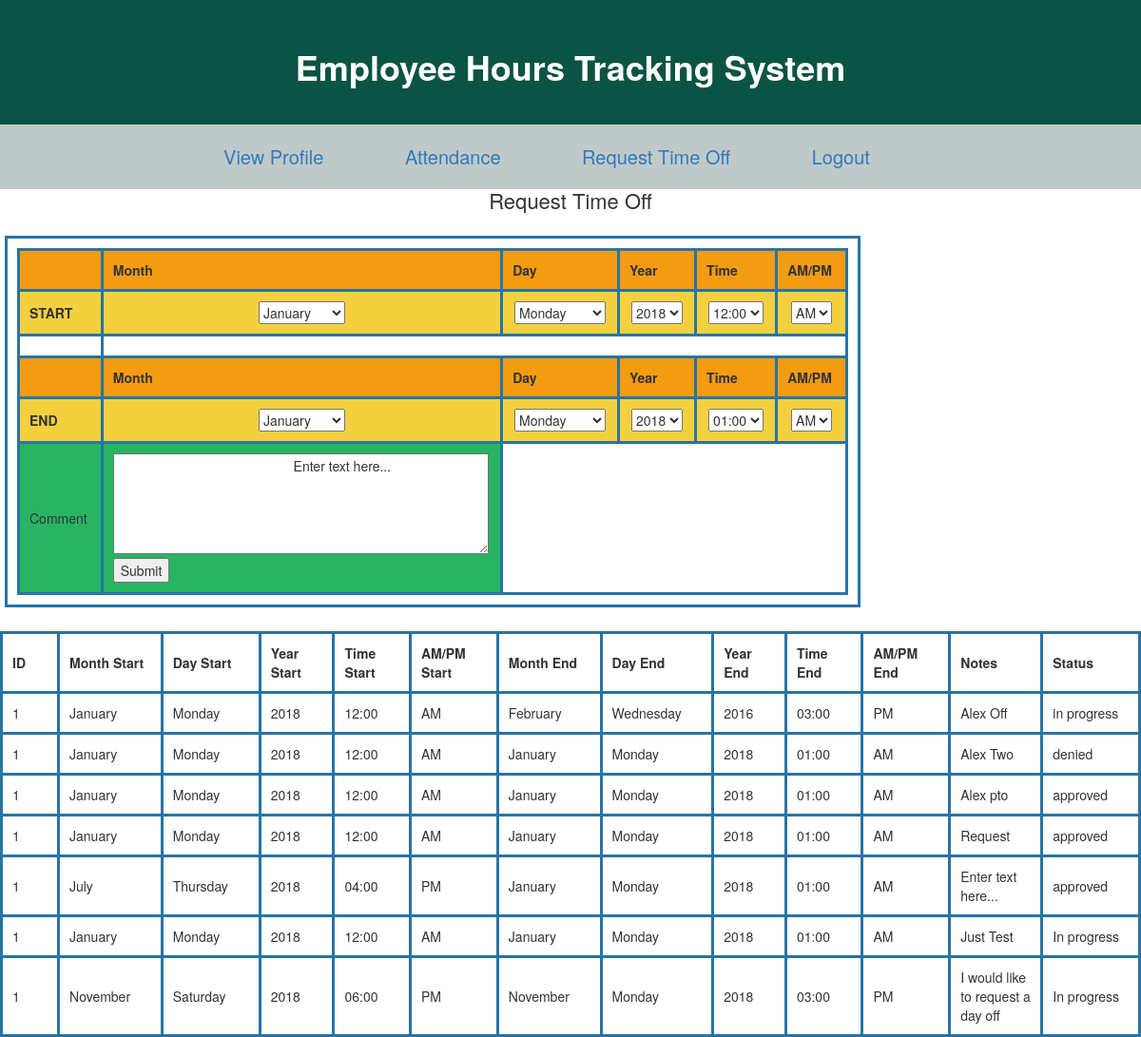
The page /user_pto.php (signed in) on the database its author committed.
### tables this page shows
CREATE TABLE `pto_request` (
  `pto_ID` int(11) NOT NULL,
  `emp_ID` int(11) NOT NULL,
  `month_start` varchar(45) NOT NULL,
  `day_start` varchar(45) NOT NULL,
  `year_start` varchar(45) NOT NULL,
  `time_start` varchar(45) NOT NULL,
  `ampm_start` varchar(45) NOT NULL,
  `month_end` varchar(45) NOT NULL,
  `day_end` varchar(45) NOT NULL,
  `year_end` varchar(45) NOT NULL,
  `time_end` varchar(45) NOT NULL,
  `ampm_end` varchar(45) NOT NULL,
  `pto_notes` text NOT NULL,
  `pto_status` varchar(11) NOT NULL DEFAULT 'In progress'
);

### user_pto.php (the view, shortened to what this page needs)
<!Doctype html>
<html>
   <head>
		<link rel="stylesheet" href="https://maxcdn.bootstrapcdn.com/bootstrap/3.3.7/css/bootstrap.min.css">
		<link rel="stylesheet" href="https://maxcdn.bootstrapcdn.com/bootstrap/3.3.7/css/bootstrap-theme.min.css">
       <link rel="stylesheet" href="view_profile+pto_request.css">
   </head>
<body>
<header>
	<div class="tit">
		<h1><b>Employee Hours Tracking System</b></h1>
	</div>
</header>
    <div>
       <ul class="nav">
			<li><a href="user_view_profile.php">View Profile</a></li>
            <li><a href="user_attendance.php">Attendance</a></li>
            <li><a href="user_pto.php">Request Time Off</a></li>
            <li><a href="logout.php">Logout</a></li>
        </ul>
    </div>
	<h2>Request Time Off</h2>
    <form action="user_pto_request.php" method='post'>
		<div class="table">
		<table bg="#28B463  ">
		   <tr bgcolor="#F39C12">
			  <th></th>
			  <th>Month</th>
			  <th>Day</th>
			  <th>Year</th>
			  <th>Time</th>
			  <th>AM/PM</th>
		   </tr>
			<tr align="center" bgcolor="#F4D03F">
				<th>START</th>
				<td>
					<select name ='month_start' id='month'>
					  <option value='January'>January</option>
					</select>
				</td>
				<td>
					<select name ='day_start' id='day'>
					  <option value='Monday'>Monday</option>
					</select>
				</td>
				<td>
					<select name ='year_start' id='month'>
					  <option value='2018'>2018</option>
					</select>
				</td>
				<td>
					<select name ='time_start' id='month'>
						  <option value='12:00'>12:00</option>
					</select>
				</td>
				<td>
					<select name ='ampm_start' id='dayddl'>
						  <option value='AM'>AM</option>
					</select>
				</td>
			<tr align="center">
				<td>
				</td>
			</tr>
			<tr bgcolor="#F39C12">
				  <th></th>
				  <th>Month</th>
				  <th>Day</th>
				  <th>Year</th>
				  <th>Time</th>
				  <th>AM/PM</th>
			</tr>
			<tr align="center" bgcolor="#F4D03F">
					<th>END</th>
				 <td>
					<select name ='month_end' id='month'>
						  <option value='January'>January</option>
					</select>
				</td>
				<td>
					<select name ='day_end' id='day'>
						  <option value='Monday'>Monday</option>
					</select>
				</td>
				<td>
					 <select name ='year_end' id='year'>
						  <option value='2018'>2018</option>
					  </select>
				</td>
				<td>
					<select name ='time_end' id='timee>
						  <option value='12:00'>12:00</option>
						  <option value='01:00'>01:00</option>
					</select>
				</td>
				<td>
					<select name ='ampm_end' id='dayddl'>
						<option value='AM'>AM</option>
					</select>
				</td>
			</tr>
			<tr bgcolor="#28B463">
			   <td>Comment</td>
				<td>
					<textarea cols="50" rows="5" name="comments" id="usrform">
						Enter text here...
					</textarea>
					<input type="submit" name="button" value="Submit">
				</td>
			</tr>
		</tr>
		</table>
		</div>
</form>
<br>
<div class="display_table">
	<form action="display_table">
		<table>
			<tr>
				<th>ID</th>
				<th>Month Start</th>
				<th>Day Start</th>
				<th>Year Start</th>
				<th>Time Start</th>
				<th>AM/PM Start</th>
				<th>Month End</th>
				<th>Day End</th>
				<th>Year End</th>
				<th>Time End</th>
				<th>AM/PM End</th>
				<th>Notes</th>
				<th>Status</th>
			</tr>
					<?php
						$user_ID = $_SESSION["employee_id"];
						include ("database_connection.php");
						$sql = "SELECT emp_ID, month_start, day_start, year_start, time_start, ampm_start,
											 month_end, day_end, year_end, time_end, ampm_end, pto_notes, pto_status FROM pto_request WHERE emp_ID = '{$user_ID}'";
						$result = $conn-> query($sql);
						if($result-> num_rows > 0) {
							while ($row = $result-> fetch_assoc()) {
								echo "<tr><td>". $row["emp_ID"] ."</td><td>". $row["month_start"] ."</td><td>". $row["day_start"] ."</td>
										  <td>". $row["year_start"] ."</td><td>". $row["time_start"] ."</td><td>". $row["ampm_start"] ."</td>
										  <td>". $row["month_end"] ."</td><td>". $row["day_end"] ."</td><td>". $row["year_end"] ."</td>
										  <td>". $row["time_end"] ."</td><td>". $row["ampm_end"] ."</td><td>". $row["pto_notes"] ."</td><td>". $row["pto_status"] ."</td></tr>";
							}
							echo "</table>";
						}
						else {
							echo "0 result";
						}
			        ?>
	</form>
</div>
</body>
</html>

### view_profile+pto_request.css (style rules this page uses)
.nav { background-color: #BFC9CA; color: black; font-size: 20px; list-style: none; text-align: center; padding: 10px; margin-top: 0px; }
.nav > li { display: inline-block; padding-right: 50px; }
h2 { margin: 0; padding: 0 0 20px; text-align: center; font-size: 22px; }
.tit { text-align: center; background:#0B5345 ; color: white; margin: auto; padding: 30px; }
.table, th, td, tr { border: solid #2874A6; padding: 10px; margin: 5px; width: 900px; }

### rows shown on the page
pto_request: emp_ID "1", month_start "January", day_start "Monday", year_start "2018", time_start "12:00", ampm_start "AM", month_end "February", day_end "Wednesday", year_end "2016", time_end "03:00", ampm_end "PM", pto_notes "Alex Off", pto_status "in progress"
pto_request: emp_ID "1", month_start "January", day_start "Monday", year_start "2018", time_start "12:00", ampm_start "AM", month_end "January", day_end "Monday", year_end "2018", time_end "01:00", ampm_end "AM", pto_notes "Alex Two", pto_status "denied"
pto_request: emp_ID "1", month_start "January", day_start "Monday", year_start "2018", time_start "12:00", ampm_start "AM", month_end "January", day_end "Monday", year_end "2018", time_end "01:00", ampm_end "AM", pto_notes "Alex pto", pto_status "approved"
pto_request: emp_ID "1", month_start "January", day_start "Monday", year_start "2018", time_start "12:00", ampm_start "AM", month_end "January", day_end "Monday", year_end "2018", time_end "01:00", ampm_end "AM", pto_notes "Request", pto_status "approved"
pto_request: emp_ID "1", month_start "July", day_start "Thursday", year_start "2018", time_start "04:00", ampm_start "PM", month_end "January", day_end "Monday", year_end "2018", time_end "01:00", ampm_end "AM", pto_notes "Enter text here...", pto_status "approved"
pto_request: emp_ID "1", month_start "January", day_start "Monday", year_start "2018", time_start "12:00", ampm_start "AM", month_end "January", day_end "Monday", year_end "2018", time_end "01:00", ampm_end "AM", pto_notes "Just Test", pto_status "In progress"
pto_request: emp_ID "1", month_start "November", day_start "Saturday", year_start "2018", time_start "06:00", ampm_start "PM", month_end "November", day_end "Monday", year_end "2018", time_end "03:00", ampm_end "PM", pto_notes "I would like to request a day off", pto_status "In progress"
